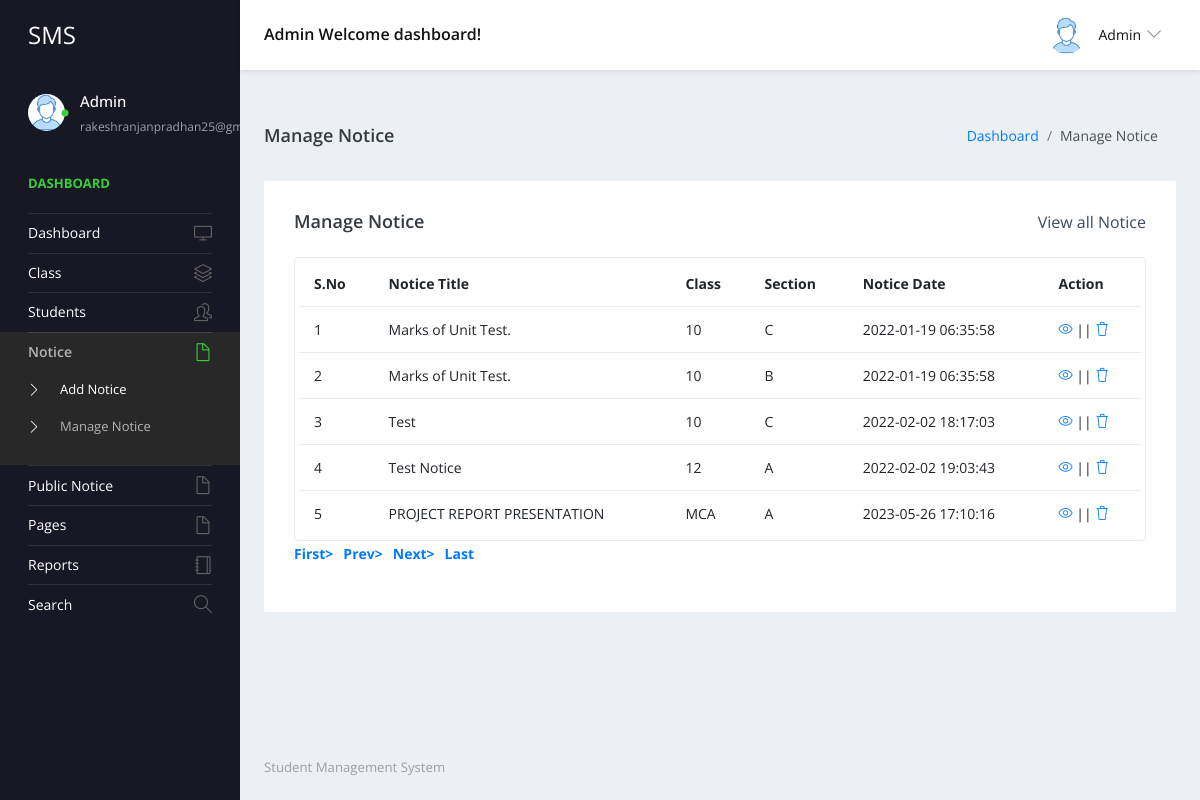
The app's page /studentms/admin/manage-notice.php (signed in) with its own data.
### tables this page shows
CREATE TABLE `tblnotice` (
  `ID` int(5) NOT NULL,
  `NoticeTitle` mediumtext DEFAULT NULL,
  `ClassId` int(10) DEFAULT NULL,
  `NoticeMsg` mediumtext DEFAULT NULL,
  `CreationDate` timestamp NULL DEFAULT current_timestamp()
);

CREATE TABLE `tblclass` (
  `ID` int(5) NOT NULL,
  `ClassName` varchar(50) DEFAULT NULL,
  `Section` varchar(20) DEFAULT NULL,
  `CreationDate` timestamp NULL DEFAULT current_timestamp()
);

### studentms/admin/manage-notice.php (the view, shortened to what this page needs)
<?php
include('includes/dbconnection.php');
if (strlen($_SESSION['sturecmsaid']==0)) {
  header('location:logout.php');
  } else{
?>
<!DOCTYPE html>
<html lang="en">
  <head>
    <link rel="stylesheet" href="vendors/simple-line-icons/css/simple-line-icons.css">
    <link rel="stylesheet" href="vendors/flag-icon-css/css/flag-icon.min.css">
    <link rel="stylesheet" href="vendors/css/vendor.bundle.base.css">
    <link rel="stylesheet" href="./vendors/daterangepicker/daterangepicker.css">
    <link rel="stylesheet" href="./vendors/chartist/chartist.min.css">
    <link rel="stylesheet" href="./css/style.css">
  </head>
  <body>
    <div class="container-scroller">
     <?php include_once('includes/header.php');?>
      <div class="container-fluid page-body-wrapper">
        <?php include_once('includes/sidebar.php');?>
        <div class="main-panel">
          <div class="content-wrapper">
             <div class="page-header">
              <h3 class="page-title"> Manage Notice </h3>
              <nav aria-label="breadcrumb">
                <ol class="breadcrumb">
                  <li class="breadcrumb-item"><a href="dashboard.php">Dashboard</a></li>
                  <li class="breadcrumb-item active" aria-current="page"> Manage Notice</li>
                </ol>
              </nav>
            </div>
            <div class="row">
              <div class="col-md-12 grid-margin stretch-card">
                <div class="card">
                  <div class="card-body">
                    <div class="d-sm-flex align-items-center mb-4">
                      <h4 class="card-title mb-sm-0">Manage Notice</h4>
                      <a href="#" class="text-dark ml-auto mb-3 mb-sm-0"> View all Notice</a>
                    </div>
                    <div class="table-responsive border rounded p-1">
                      <table class="table">
                        <thead>
                          <tr>
                            <th class="font-weight-bold">S.No</th>
                            <th class="font-weight-bold">Notice Title</th>
                            <th class="font-weight-bold">Class</th>
                            <th class="font-weight-bold">Section</th>
                            <th class="font-weight-bold">Notice Date</th>
                            <th class="font-weight-bold">Action</th>
                          </tr>
                        </thead>
                        <tbody>
                           <?php
                           if (isset($_GET['pageno'])) {
            $pageno = $_GET['pageno'];
        } else {
            $pageno = 1;
        }
        $no_of_records_per_page =15;
        $offset = ($pageno-1) * $no_of_records_per_page;
       $ret = "SELECT ID FROM tblnotice";
$query1 = $dbh -> prepare($ret);
$query1->execute();
$total_rows=$query1->rowCount();
$total_pages = ceil($total_rows / $no_of_records_per_page);
$sql="SELECT tblclass.ID,tblclass.ClassName,tblclass.Section,tblnotice.NoticeTitle,tblnotice.CreationDate,tblnotice.ClassId,tblnotice.ID as nid from tblnotice join tblclass on tblclass.ID=tblnotice.ClassId LIMIT $offset, $no_of_records_per_page";
$query = $dbh -> prepare($sql);
$query->execute();
$results=$query->fetchAll(PDO::FETCH_OBJ);
$cnt=1;
if($query->rowCount() > 0)
{
foreach($results as $row)
{               ?>
                          <tr>
                            <td><?php echo htmlentities($cnt);?></td>
                            <td><?php  echo htmlentities($row->NoticeTitle);?></td>
                            <td><?php  echo htmlentities($row->ClassName);?></td>
                            <td><?php  echo htmlentities($row->Section);?></td>
                            <td><?php  echo htmlentities($row->CreationDate);?></td>
                            <td>
                              <div><a href="edit-notice-detail.php?editid=<?php echo htmlentities ($row->ID);?>"><i class="icon-eye"></i></a>
                                                || <a href="manage-notice.php?delid=<?php echo ($row->ID);?>" onclick="return confirm('Do you really want to Delete ?');"> <i class="icon-trash"></i></a></div>
                            </td>
                          </tr><?php $cnt=$cnt+1;}} ?>
                        </tbody>
                      </table>
                    </div>
                   <div align="left">
    <ul class="pagination" >
        <li><a href="?pageno=1"><strong>First></strong></a></li>
        <li class="<?php if($pageno <= 1){ echo 'disabled'; } ?>">
            <a href="<?php if($pageno <= 1){ echo '#'; } else { echo "?pageno=".($pageno - 1); } ?>"><strong style="padding-left: 10px">Prev></strong></a>
        </li>
        <li class="<?php if($pageno >= $total_pages){ echo 'disabled'; } ?>">
            <a href="<?php if($pageno >= $total_pages){ echo '#'; } else { echo "?pageno=".($pageno + 1); } ?>"><strong style="padding-left: 10px">Next></strong></a>
        </li>
        <li><a href="?pageno=<?php echo $total_pages; ?>"><strong style="padding-left: 10px">Last</strong></a></li>
    </ul>
</div>
                  </div>
                </div>
              </div>
            </div>
          </div>
         <?php include_once('includes/footer.php');?>
        </div>
      </div>
    </div>
  </body>
</html><?php }  ?>

### studentms/admin/includes/header.php (shortened to what this page needs)
 <nav class="navbar default-layout-navbar col-lg-12 col-12 p-0 fixed-top d-flex flex-row">
        <div class="navbar-brand-wrapper d-flex align-items-center">
          <a class="navbar-brand brand-logo" href="dashboard.php">
            <strong style="color: white;">SMS</strong>
          </a>
        </div><?php
         $aid= $_SESSION['sturecmsaid'];
$sql="SELECT * from tbladmin where ID=:aid";
$query = $dbh -> prepare($sql);
$query->bindParam(':aid',$aid,PDO::PARAM_STR);
$query->execute();
$results=$query->fetchAll(PDO::FETCH_OBJ);
$cnt=1;
if($query->rowCount() > 0)
{
foreach($results as $row)
{               ?>
        <div class="navbar-menu-wrapper d-flex align-items-center flex-grow-1">
          <h5 class="mb-0 font-weight-medium d-none d-lg-flex"><?php  echo htmlentities($row->AdminName);?> Welcome dashboard!</h5>
          <ul class="navbar-nav navbar-nav-right ml-auto">
            <li class="nav-item dropdown d-none d-xl-inline-flex user-dropdown">
              <a class="nav-link dropdown-toggle" id="UserDropdown" href="#" data-toggle="dropdown" aria-expanded="false">
                <img class="img-xs rounded-circle ml-2" src="images/faces/face8.jpg" alt="Profile image"> <span class="font-weight-normal"> <?php  echo htmlentities($row->AdminName);?> </span></a>
                <?php $cnt=$cnt+1;}} ?>
            </li>
          </ul>
        </div>
      </nav>

### studentms/admin/includes/sidebar.php (shortened to what this page needs)
<nav class="sidebar sidebar-offcanvas" id="sidebar">
          <ul class="nav">
            <li class="nav-item nav-profile">
              <a href="#" class="nav-link">
                <div class="profile-image">
                  <img class="img-xs rounded-circle" src="images/faces/face8.jpg" alt="profile image">
                  <div class="dot-indicator bg-success"></div>
                </div>
                <div class="text-wrapper">
                  <?php
         $aid= $_SESSION['sturecmsaid'];
$sql="SELECT * from tbladmin where ID=:aid";
$query = $dbh -> prepare($sql);
$query->bindParam(':aid',$aid,PDO::PARAM_STR);
$query->execute();
$results=$query->fetchAll(PDO::FETCH_OBJ);
$cnt=1;
if($query->rowCount() > 0)
{
foreach($results as $row)
{               ?>
                  <p class="profile-name"><?php  echo htmlentities($row->AdminName);?></p>
                  <p class="designation"><?php  echo htmlentities($row->Email);?></p><?php $cnt=$cnt+1;}} ?>
                </div>
              </a>
            </li>
            <li class="nav-item nav-category">
              <span class="nav-link">Dashboard</span>
            </li>
            <li class="nav-item">
              <a class="nav-link" href="dashboard.php">
                <span class="menu-title">Dashboard</span>
                <i class="icon-screen-desktop menu-icon"></i>
              </a>
            </li>
            <li class="nav-item">
              <a class="nav-link" data-toggle="collapse" href="#ui-basic" aria-expanded="false" aria-controls="ui-basic">
                <span class="menu-title">Class</span>
                <i class="icon-layers menu-icon"></i>
              </a>
            </li>
            <li class="nav-item">
              <a class="nav-link" data-toggle="collapse" href="#ui-basic1" aria-expanded="false" aria-controls="ui-basic1">
                <span class="menu-title">Students</span>
                <i class="icon-people menu-icon"></i>
              </a>
            </li>
            <li class="nav-item">
              <a class="nav-link" data-toggle="collapse" href="#auth" aria-expanded="false" aria-controls="auth">
                <span class="menu-title">Notice</span>
                <i class="icon-doc menu-icon"></i>
              </a>
              <div class="collapse" id="auth">
                <ul class="nav flex-column sub-menu">
                  <li class="nav-item"> <a class="nav-link" href="add-notice.php"> Add Notice </a></li>
                  <li class="nav-item"> <a class="nav-link" href="manage-notice.php"> Manage Notice </a></li>
                </ul>
              </div>
            </li>
            <li class="nav-item">
              <a class="nav-link" data-toggle="collapse" href="#auth1" aria-expanded="false" aria-controls="auth">
                <span class="menu-title">Public Notice</span>
                <i class="icon-doc menu-icon"></i>
              </a>
              <li class="nav-item">
              <a class="nav-link" data-toggle="collapse" href="#auth2" aria-expanded="false" aria-controls="auth">
                <span class="menu-title">Pages</span>
                <i class="icon-doc menu-icon"></i>
              </a>
            </li>
              <li class="nav-item">
              <a class="nav-link" href="between-dates-reports.php">
                <span class="menu-title">Reports</span>
                <i class="icon-notebook menu-icon"></i>
              </a>
            </li>
            <li class="nav-item">
              <a class="nav-link" href="search.php">
                <span class="menu-title">Search</span>
                <i class="icon-magnifier menu-icon"></i>
              </a>
            </li>
            </li>
          </ul>
        </nav>

### records on screen
tblnotice: NoticeTitle "Marks of Unit Test.", ClassId.ClassName "10", ClassId.Section "C", CreationDate "2022-01-19 06:35:58"
tblnotice: NoticeTitle "Marks of Unit Test.", ClassId.ClassName "10", ClassId.Section "B", CreationDate "2022-01-19 06:35:58"
tblnotice: NoticeTitle "Test", ClassId.ClassName "10", ClassId.Section "C", CreationDate "2022-02-02 18:17:03"
tblnotice: NoticeTitle "Test Notice", ClassId.ClassName "12", ClassId.Section "A", CreationDate "2022-02-02 19:03:43"
tblnotice: NoticeTitle "PROJECT REPORT PRESENTATION", ClassId.ClassName "MCA", ClassId.Section "A", CreationDate "2023-05-26 17:10:16"

### other values on screen
$row->AdminName "Admin"
